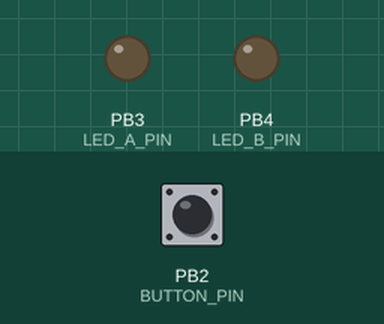
Recording of a sketch running on a simulated ATtiny85, built with avr-gcc and run on an emulated ATtiny85. Shown: output pins drawn as LEDs (lit = HIGH). The inputs (shaded band) are chosen by the test bench; at power-on: PB2 (BUTTON_PIN) HIGH. Sleep ends after the set time or at an interrupt.

Above: at 1.4 s.
1.5 s: PB2 (BUTTON_PIN) pulled LOW for 0.15 s
At 3.63 s:
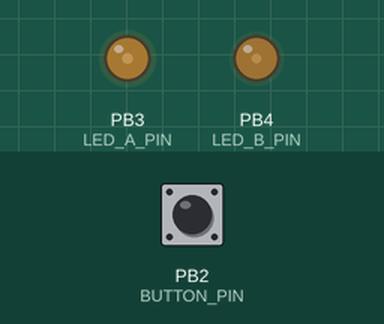
4.5 s: PB2 (BUTTON_PIN) pulled LOW for 1 s
At 9.0 s:
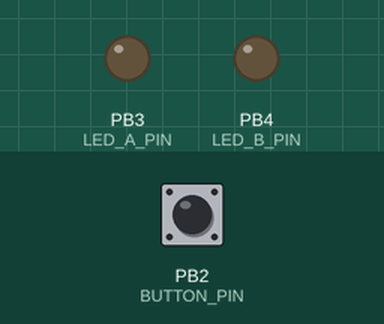
Timing chart, 0 to 10.5 s (numbered marks = the images above; inputs shaded):
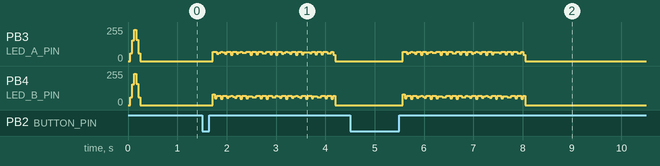

The sketch:

MST3K_Billboard.ino
```cpp
#include <avr/sleep.h>
#include <avr/interrupt.h>
#include <EEPROM.h>

#define LED_A_PIN 3
#define LED_B_PIN 4
#define BUTTON_PIN 2

#define LONG_PRESS_DURATION_MS 1000
#define DEBOUNCE_DELAY_MS 100
#define BTN_NO_PRESS 0
#define BTN_SHORT_PRESS 1
#define BTN_LONG_PRESS 2

#define FIRST_BLINK_DURATION_MS 4000
#define BLINK_DURATION_MS 2500
#define DELAY_XLONG 30000
#define DELAY_LONG 10000
#define DELAY_SHORT 5000

#define EEPROM_BRIGHTNESS_ADDR 0
#define EEPROM_SAVE_DELAY_MS 5000

#define BRIGHTNESS_STEPS 32
#define FULL_BRIGHTNESS (BRIGHTNESS_STEPS)
#define HALF_BRIGHTNESS (BRIGHTNESS_STEPS >> 1)
#define QUARTER_BRIGHTNESS (BRIGHTNESS_STEPS >> 2)
#define EIGHTH_BRIGHTNESS (BRIGHTNESS_STEPS >> 3)
#define MIN_BRIGHTNESS 1
#define OFF 0

uint8_t globalBrightness = EEPROM.read(EEPROM_BRIGHTNESS_ADDR);
bool globalButtonReady = true;

ISR(PCINT0_vect) {
  // Define the ISR so that the ATTiny doesn't reset when it's triggered, but it doesn't need to do anything
}

void sleep() {
  // From https://bigdanzblog.wordpress.com/2014/08/10/attiny85-wake-from-sleep-on-pin-state-change-code-example/
  GIMSK |= _BV(PCIE);                     // Enable Pin Change Interrupts
  PCMSK |= _BV(PCINT2);                   // Use PB2 as interrupt pin
  set_sleep_mode(SLEEP_MODE_PWR_DOWN);    // Go to power down mode when sleeping
  sleep_enable();                         // Sets the Sleep Enable bit in the MCUCR Register (SE BIT)
  sei();                                  // Enable interrupts
  sleep_cpu();                            // Sleep
  // Code execution will resume here when an interrupt is triggered
  cli();                                  // Disable interrupts
  PCMSK &= ~_BV(PCINT2);                  // Turn off PB3 as interrupt pin
  sleep_disable();                        // Clear SE bit
  sei();                                  // Enable interrupts so timing functions work
}

inline bool buttonPressed() {
  return !digitalRead(BUTTON_PIN);
}

uint8_t getButtonPress() {
  uint32_t firstPressTime = millis();
  if (buttonPressed()) {
    // Don't accept another button press until this one ends
    if (!globalButtonReady) {
      return BTN_NO_PRESS;
    }
    globalButtonReady = false;
    delay(DEBOUNCE_DELAY_MS);
    while (buttonPressed()) {
      if (millis() - firstPressTime > LONG_PRESS_DURATION_MS) {
        return BTN_LONG_PRESS;
      }
    }
    return BTN_SHORT_PRESS;
  }
  // If we got here, the button isn't pressed, so we're ready to read another
  globalButtonReady = true;
  return BTN_NO_PRESS;
}

void setLeds(uint8_t brightnessA, uint8_t brightnessB, uint16_t cycles) {
  do {
    for (uint8_t i = 0; i < BRIGHTNESS_STEPS; i++) {
      digitalWrite(LED_A_PIN, i < brightnessA);
      digitalWrite(LED_B_PIN, i < brightnessB);
    }
  }
  while (cycles--);
}

uint8_t blinkEffect(uint8_t brightness, uint16_t durationMs) {
  uint32_t endTime = millis() + durationMs;
  uint8_t buttonPressMode = BTN_NO_PRESS;
  while (millis() < endTime) {
    setLeds(brightness, OFF, 6);
    setLeds(OFF, OFF, 6);
    setLeds(OFF, brightness, 6);
    setLeds(OFF, OFF, 6);

    // Check the button to end early
    buttonPressMode = getButtonPress();
    if (buttonPressMode != BTN_NO_PRESS) {
      return buttonPressMode;
    }
  }
  return buttonPressMode;
}

void pokeMode() {
  uint8_t buttonPressType = BTN_NO_PRESS;
  // Don't allow a brightness of 'OFF' in this mode
  if (globalBrightness == OFF) {
    globalBrightness = MIN_BRIGHTNESS;
  }
  while (1) {
    // Put the CPU to sleep until an interrupt (button press) wakes it up
    sleep();
    buttonPressType = getButtonPress();
    // Using a while loop because the button may be pressed again during the blink effect
    //  which will restart the effect
    while (buttonPressType == BTN_SHORT_PRESS) {
      buttonPressType = blinkEffect(globalBrightness, BLINK_DURATION_MS);
    }
    if (buttonPressType == BTN_LONG_PRESS) {
      // We're about to leave this mode, so give the user a brief indication
      setLeds(FULL_BRIGHTNESS, FULL_BRIGHTNESS, 1);
      setLeds(OFF, OFF, 100);
      return;
    }
  }
}

void manualMode() {
  bool incrementBrightness = false;
  bool saveNewBrightness = false;
  uint32_t brightnessChangeMs = millis();
  uint8_t buttonPressType = BTN_NO_PRESS;
  while (1) {
    // Check if we need to change the brightness due to a button press
    if (incrementBrightness) {
      switch (globalBrightness) {
        case FULL_BRIGHTNESS:
          globalBrightness = MIN_BRIGHTNESS;
          break;
        case MIN_BRIGHTNESS:
          globalBrightness = QUARTER_BRIGHTNESS;
          break;
        case QUARTER_BRIGHTNESS:
          globalBrightness = HALF_BRIGHTNESS;
          break;
        case HALF_BRIGHTNESS:
        default:
          globalBrightness = FULL_BRIGHTNESS;
          break;
      }
      incrementBrightness = false;
      saveNewBrightness = true;
      brightnessChangeMs = millis();
    }
    buttonPressType = blinkEffect(globalBrightness, BLINK_DURATION_MS);
    if(saveNewBrightness && millis() > brightnessChangeMs + EEPROM_SAVE_DELAY_MS) {
      // Write the brightness value to EEPROM if it has changed and it's been more than 5 seconds
      // This means that if the user is cycling through brightness levels, we only write the last one to EEPROM
      saveNewBrightness = false;
      // It probably doesn't matter, but EEPROM can be read more than it can be written, so don't bother writing if it's the same value
      if(EEPROM.read(EEPROM_BRIGHTNESS_ADDR) != globalBrightness) {
        EEPROM.write(EEPROM_BRIGHTNESS_ADDR, globalBrightness);
      }
    }

    if (buttonPressType == BTN_SHORT_PRESS) {
      incrementBrightness = true;
    }
    else if (buttonPressType == BTN_LONG_PRESS) {
      // We're about to leave this mode, so give the user a brief indication
      setLeds(FULL_BRIGHTNESS, FULL_BRIGHTNESS, 1);
      setLeds(OFF, OFF, 20);
      if(saveNewBrightness) {
        // If the brightness has changed, save the new value regardless of how long ago it happened, since we're about to return
        saveNewBrightness = false;
        if(EEPROM.read(EEPROM_BRIGHTNESS_ADDR) != globalBrightness) {
          EEPROM.write(EEPROM_BRIGHTNESS_ADDR, globalBrightness);
        }
      }
      return;
    }
  }
}

void setup() {
  // Power saving functions.
  ACSR |= _BV(ACD); // Disable ADC.
  ADCSRA &= ~_BV(ADEN); // Disable ADC.
  // Unlock watchdog to allow changes (see datasheet section 8.5.2).
  WDTCR |= (_BV(WDCE) | _BV(WDE));
  // Disable watchdog.
  WDTCR &= ~_BV(WDE);
  WDTCR &= ~_BV(WDIE);

  // Pin setup
  pinMode(BUTTON_PIN, INPUT);
  pinMode(LED_A_PIN, OUTPUT);
  pinMode(LED_B_PIN, OUTPUT);

  // Fade in and out on power-up (helps to ensure the programmer is attached)
  for(uint8_t fade = 0; fade <= FULL_BRIGHTNESS; fade++) {
    setLeds(fade, fade, 5);
  }
  for(uint8_t fade = 0; fade <= FULL_BRIGHTNESS; fade++) {
    setLeds(FULL_BRIGHTNESS-fade, FULL_BRIGHTNESS-fade, 5);
  }
}

void loop() {
  // Start with "poke mode" - LEDs blink for a bit when the button is pressed
  pokeMode();
  // Next mode is "manual" - Button press controls brightness, but LEDs are always blinking
  manualMode();
}
```
